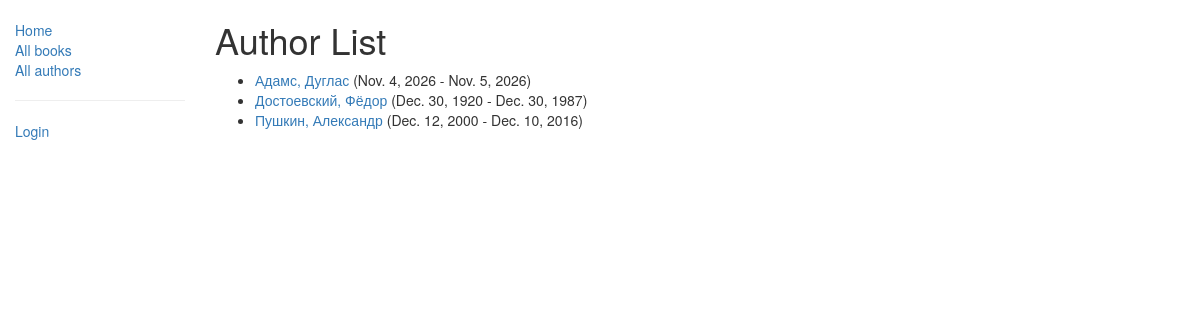
Screenshot of /catalog/authors/ with the database file from the repository.
### catalog/models.py (models this page shows, shortened)
class Author(models.Model):
    first_name = models.CharField(max_length=100)
    last_name = models.CharField(max_length=100)
    date_of_birth = models.DateField(null=True, blank=True)
    date_of_death = models.DateField('Died', null=True, blank=True)
    def get_absolute_url(self):
        return reverse('author-detail', args=[str(self.id)])

### catalog/views.py (the view)
# urls.py: path('authors/', views.AuthorListView.as_view(), name='authors'),
class AuthorListView(generic.ListView):
    model = Author
    paginate_by = 10

### catalog/templates/catalog/author_list.html
{% extends "base_generic.html" %}
{% block content %}
    <h1>Author List</h1>
    {% if author_list %}
    <ul>
      {% for author in author_list %}
      <li>
        <a href="{{ author.get_absolute_url }}">{{ author.last_name }}, {{ author.first_name }}</a>
        ({{ author.date_of_birth }} - {% if author.date_of_death %}{{ author.date_of_death }}{% else %}present{% endif %})
      </li>
      {% endfor %}
    </ul>
    {% else %}
      <p>There are no authors in the library.</p>
    {% endif %}
{% endblock %}

### catalog/templates/base_generic.html (shortened to what this page needs)
<!doctype html>
<html lang="en">
  <head>
    <link
      rel="stylesheet"
      href="https://maxcdn.bootstrapcdn.com/bootstrap/3.3.7/css/bootstrap.min.css" />
    {% load static %}
    <link rel="stylesheet" href="{% static 'css/styles.css' %}" />
  </head>
  <body>
    <div class="container-fluid">
      <div class="row">
        <div class="col-sm-2">
          {% block sidebar %}
            <ul class="sidebar-nav">
              <li><a href="{% url 'index' %}">Home</a></li>
              <li><a href="{% url 'books' %}">All books</a></li>
              <li><a href="{% url 'authors' %}">All authors</a></li>
              <hr />
              {% if user.is_authenticated %}
                <li>User: {{ user.get_username }}</li>
                <li><a href="{% url 'my-borrowed' %}">My Borrowed</a></li>
                <li>
                  <form method="post" action="{% url 'logout' %}">
                    {% csrf_token %}
                    <button type="submit" style="background:none; border:none; color:#337ab7; padding:0; cursor:pointer; text-decoration:none;" onmouseover="this.style.textDecoration='underline'; this.style.color='#23527c'" onmouseout="this.style.textDecoration='none'; this.style.color='#337ab7'">Logout</button>
                  </form>
                </li>
              {% else %}
                <li><a href="{% url 'login' %}?next={{ request.path }}">Login</a></li>
              {% endif %}
            </ul>
          {% endblock %}
        </div>
        <div class="col-sm-10 ">
          {% block content %}{% endblock %}
        </div>
      </div>
    </div>
  </body>
</html>

### catalog/static/css/styles.css (style rules this page uses)
.sidebar-nav { margin-top: 20px; padding: 0; list-style: none; }

### rows the page displays
Author: last_name "Адамс", first_name "Дуглас", date_of_birth "Nov. 4, 2026", date_of_death "Nov. 5, 2026"
Author: last_name "Достоевский", first_name "Фёдор", date_of_birth "Dec. 30, 1920", date_of_death "Dec. 30, 1987"
Author: last_name "Пушкин", first_name "Александр", date_of_birth "Dec. 12, 2000", date_of_death "Dec. 10, 2016"
